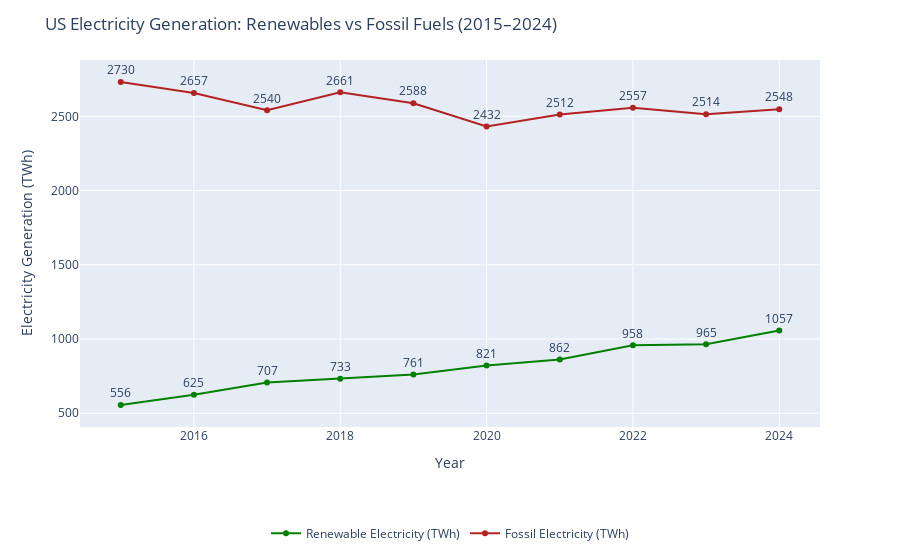

The notebook cell this image was saved under:
### Code cell
# Filter US again
us = df[(df['country'] == 'United States') & (df['year'].between(2015, 2024))].copy()

# Clean values just in case
us = us[['year', 'renewables_electricity', 'fossil_electricity']].dropna()

# Create the figure
fig = go.Figure()

# Renewable electricity generation
fig.add_trace(go.Scatter(
    x=us['year'],
    y=us['renewables_electricity'],
    name='Renewable Electricity (TWh)',
    mode='lines+markers+text',
    text=us['renewables_electricity'].round(0),
    textposition='top center',
    line=dict(color='green')
))

# Fossil fuel electricity generation
fig.add_trace(go.Scatter(
    x=us['year'],
    y=us['fossil_electricity'],
    name='Fossil Electricity (TWh)',
    mode='lines+markers+text',
    text=us['fossil_electricity'].round(0),
    textposition='top center',
    line=dict(color='firebrick')
))

# Layout
fig.update_layout(
    title='US Electricity Generation: Renewables vs Fossil Fuels (2015–2024)',
    xaxis_title='Year',
    yaxis_title='Electricity Generation (TWh)',
    legend=dict(orientation='h', x=0.5, xanchor='center', y=-0.25),
    height=500,
    margin=dict(t=60, b=100)
)

fig.show()

### Figure 1 — Plotly figure (JSON) as saved in the notebook; plotly's stock layout.template omitted (floating-point values rounded to 4 significant figures)
{"data": [{"line": {"color": "green"}, "mode": "lines+markers+text", "name": "Renewable Electricity (TWh)", "text": [556.0, 625.0, 707.0, 733.0, 761.0, 821.0, 862.0, 958.0, 965.0, 1057.0], "textposition": "top center", "type": "scatter", "x": [2015, 2016, 2017, 2018, 2019, 2020, 2021, 2022, 2023, 2024], "y": [556.5, 624.9, 707.2, 733.2, 760.8, 821.4, 861.6, 958.1, 964.7, 1057.0]}, {"line": {"color": "firebrick"}, "mode": "lines+markers+text", "name": "Fossil Electricity (TWh)", "text": [2730.0, 2657.0, 2540.0, 2661.0, 2588.0, 2432.0, 2512.0, 2557.0, 2514.0, 2548.0], "textposition": "top center", "type": "scatter", "x": [2015, 2016, 2017, 2018, 2019, 2020, 2021, 2022, 2023, 2024], "y": [2730.0, 2657.0, 2540.0, 2661.0, 2588.0, 2432.0, 2512.0, 2557.0, 2514.0, 2548.0]}], "layout": {"autosize": true, "legend": {"orientation": "h", "x": 0.5, "xanchor": "center", "y": -0.25}, "margin": {"b": 100, "t": 60}, "title": {"text": "US Electricity Generation: Renewables vs Fossil Fuels (2015–2024)"}, "xaxis": {"autorange": true, "range": [2014.0, 2025.0], "title": {"text": "Year"}, "type": "linear"}, "yaxis": {"autorange": true, "range": [383.2, 2904.0], "title": {"text": "Electricity Generation (TWh)"}, "type": "linear"}}}
